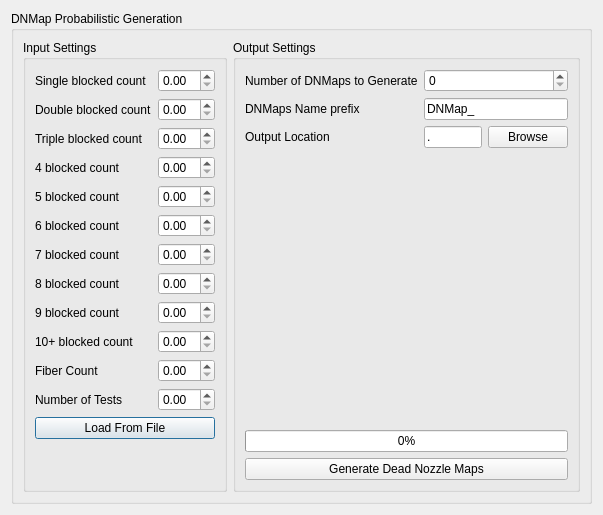
<?xml version="1.0" encoding="UTF-8"?>
<ui version="4.0">
 <class>DNMapGeneratorDialog</class>
 <widget class="QDialog" name="DNMapGeneratorDialog">
  <property name="geometry">
   <rect>
    <x>0</x>
    <y>0</y>
    <width>603</width>
    <height>515</height>
   </rect>
  </property>
  <property name="sizePolicy">
   <sizepolicy hsizetype="Maximum" vsizetype="Maximum">
    <horstretch>0</horstretch>
    <verstretch>0</verstretch>
   </sizepolicy>
  </property>
  <property name="maximumSize">
   <size>
    <width>603</width>
    <height>515</height>
   </size>
  </property>
  <property name="windowTitle">
   <string>Probabilistic DNMap Generation</string>
  </property>
  <property name="sizeGripEnabled">
   <bool>false</bool>
  </property>
  <layout class="QVBoxLayout" name="verticalLayout">
   <item>
    <widget class="QGroupBox" name="groupBox">
     <property name="title">
      <string>DNMap Probabilistic Generation</string>
     </property>
     <layout class="QHBoxLayout" name="horizontalLayout_2">
      <item>
       <layout class="QHBoxLayout" name="horizontalLayout">
        <item>
         <widget class="QGroupBox" name="groupBox_2">
          <property name="title">
           <string>Input Settings</string>
          </property>
          <layout class="QVBoxLayout" name="verticalLayout_3">
           <item>
            <layout class="QGridLayout" name="gridLayout">
             <item row="0" column="2">
              <widget class="QDoubleSpinBox" name="_blockedCount1"/>
             </item>
             <item row="1" column="1">
              <widget class="QLabel" name="label_2">
               <property name="text">
                <string>Double blocked count</string>
               </property>
              </widget>
             </item>
             <item row="2" column="1">
              <widget class="QLabel" name="label_3">
               <property name="text">
                <string>Triple blocked count</string>
               </property>
              </widget>
             </item>
             <item row="3" column="1">
              <widget class="QLabel" name="label_4">
               <property name="text">
                <string>4 blocked count</string>
               </property>
              </widget>
             </item>
             <item row="1" column="2">
              <widget class="QDoubleSpinBox" name="_blockedCount2"/>
             </item>
             <item row="2" column="2">
              <widget class="QDoubleSpinBox" name="_blockedCount3"/>
             </item>
             <item row="3" column="2">
              <widget class="QDoubleSpinBox" name="_blockedCount4"/>
             </item>
             <item row="4" column="2">
              <widget class="QDoubleSpinBox" name="_blockedCount5"/>
             </item>
             <item row="5" column="2">
              <widget class="QDoubleSpinBox" name="_blockedCount6"/>
             </item>
             <item row="0" column="1">
              <widget class="QLabel" name="label">
               <property name="text">
                <string>Single blocked count</string>
               </property>
              </widget>
             </item>
             <item row="5" column="1">
              <widget class="QLabel" name="label_6">
               <property name="text">
                <string>6 blocked count</string>
               </property>
              </widget>
             </item>
             <item row="4" column="1">
              <widget class="QLabel" name="label_5">
               <property name="text">
                <string>5 blocked count</string>
               </property>
              </widget>
             </item>
             <item row="6" column="1">
              <widget class="QLabel" name="label_13">
               <property name="text">
                <string>7 blocked count</string>
               </property>
              </widget>
             </item>
             <item row="7" column="1">
              <widget class="QLabel" name="label_14">
               <property name="text">
                <string>8 blocked count</string>
               </property>
              </widget>
             </item>
             <item row="8" column="1">
              <widget class="QLabel" name="label_23">
               <property name="text">
                <string>9 blocked count</string>
               </property>
              </widget>
             </item>
             <item row="9" column="1">
              <widget class="QLabel" name="label_24">
               <property name="text">
                <string>10+ blocked count</string>
               </property>
              </widget>
             </item>
             <item row="11" column="1">
              <widget class="QLabel" name="label_25">
               <property name="text">
                <string>Number of Tests</string>
               </property>
              </widget>
             </item>
             <item row="6" column="2">
              <widget class="QDoubleSpinBox" name="_blockedCount7"/>
             </item>
             <item row="7" column="2">
              <widget class="QDoubleSpinBox" name="_blockedCount8"/>
             </item>
             <item row="8" column="2">
              <widget class="QDoubleSpinBox" name="_blockedCount9"/>
             </item>
             <item row="9" column="2">
              <widget class="QDoubleSpinBox" name="_blockedCount10"/>
             </item>
             <item row="11" column="2">
              <widget class="QDoubleSpinBox" name="numTests"/>
             </item>
             <item row="10" column="1">
              <widget class="QLabel" name="label_10">
               <property name="text">
                <string>Fiber Count</string>
               </property>
              </widget>
             </item>
             <item row="10" column="2">
              <widget class="QDoubleSpinBox" name="_fiberCount"/>
             </item>
            </layout>
           </item>
           <item>
            <widget class="QPushButton" name="pushButton_2">
             <property name="toolTip">
              <string>&lt;!DOCTYPE HTML PUBLIC &quot;-//W3C//DTD HTML 4.0//EN&quot; &quot;http://www.w3.org/TR/REC-html40/strict.dtd&quot;&gt;
&lt;html&gt;&lt;head&gt;&lt;meta name=&quot;qrichtext&quot; content=&quot;1&quot; /&gt;&lt;style type=&quot;text/css&quot;&gt;
p, li { white-space: pre-wrap; }
&lt;/style&gt;&lt;/head&gt;&lt;body style=&quot; font-family:'MS Shell Dlg 2'; font-size:8.25pt; font-weight:400; font-style:normal;&quot;&gt;
&lt;p style=&quot; margin-top:0px; margin-bottom:0px; margin-left:0px; margin-right:0px; -qt-block-indent:0; text-indent:0px;&quot;&gt;&lt;span style=&quot; font-size:8pt;&quot;&gt;The file should contain only one line that contains the counts seperated by space.&lt;/span&gt;&lt;/p&gt;&lt;/body&gt;&lt;/html&gt;</string>
             </property>
             <property name="text">
              <string>Load From File</string>
             </property>
            </widget>
           </item>
           <item>
            <spacer name="verticalSpacer">
             <property name="orientation">
              <enum>Qt::Vertical</enum>
             </property>
             <property name="sizeHint" stdset="0">
              <size>
               <width>20</width>
               <height>40</height>
              </size>
             </property>
            </spacer>
           </item>
          </layout>
         </widget>
        </item>
       </layout>
      </item>
      <item>
       <widget class="QGroupBox" name="groupBox_3">
        <property name="title">
         <string>Output Settings</string>
        </property>
        <layout class="QVBoxLayout" name="verticalLayout_2">
         <item>
          <layout class="QGridLayout" name="gridLayout_2">
           <item row="0" column="0">
            <widget class="QLabel" name="label_7">
             <property name="text">
              <string>Number of DNMaps to Generate</string>
             </property>
            </widget>
           </item>
           <item row="0" column="1" colspan="2">
            <widget class="QSpinBox" name="numDNMaps"/>
           </item>
           <item row="2" column="0">
            <widget class="QLabel" name="label_8">
             <property name="text">
              <string>Output Location</string>
             </property>
            </widget>
           </item>
           <item row="2" column="1">
            <widget class="QLineEdit" name="dnMapLocation">
             <property name="enabled">
              <bool>true</bool>
             </property>
             <property name="text">
              <string>.</string>
             </property>
            </widget>
           </item>
           <item row="2" column="2">
            <widget class="QPushButton" name="browseButton">
             <property name="text">
              <string>Browse</string>
             </property>
            </widget>
           </item>
           <item row="1" column="0">
            <widget class="QLabel" name="label_9">
             <property name="toolTip">
              <string>This prefix will be followed by a 3-digit id and .cvs</string>
             </property>
             <property name="text">
              <string>DNMaps Name prefix</string>
             </property>
            </widget>
           </item>
           <item row="1" column="1" colspan="2">
            <widget class="QLineEdit" name="namePrefix">
             <property name="text">
              <string>DNMap_</string>
             </property>
            </widget>
           </item>
          </layout>
         </item>
         <item>
          <spacer name="verticalSpacer_2">
           <property name="orientation">
            <enum>Qt::Vertical</enum>
           </property>
           <property name="sizeHint" stdset="0">
            <size>
             <width>20</width>
             <height>40</height>
            </size>
           </property>
          </spacer>
         </item>
         <item>
          <widget class="QProgressBar" name="progressBar">
           <property name="value">
            <number>0</number>
           </property>
          </widget>
         </item>
         <item>
          <widget class="QPushButton" name="pushButton_3">
           <property name="text">
            <string>Generate Dead Nozzle Maps</string>
           </property>
          </widget>
         </item>
        </layout>
       </widget>
      </item>
     </layout>
    </widget>
   </item>
  </layout>
 </widget>
 <resources/>
 <connections>
  <connection>
   <sender>browseButton</sender>
   <signal>clicked()</signal>
   <receiver>DNMapGeneratorDialog</receiver>
   <slot>selectOutputLocation()</slot>
   <hints>
    <hint type="sourcelabel">
     <x>537</x>
     <y>123</y>
    </hint>
    <hint type="destinationlabel">
     <x>593</x>
     <y>97</y>
    </hint>
   </hints>
  </connection>
  <connection>
   <sender>pushButton_2</sender>
   <signal>clicked()</signal>
   <receiver>DNMapGeneratorDialog</receiver>
   <slot>loadDataFromFile()</slot>
   <hints>
    <hint type="sourcelabel">
     <x>66</x>
     <y>386</y>
    </hint>
    <hint type="destinationlabel">
     <x>2</x>
     <y>356</y>
    </hint>
   </hints>
  </connection>
  <connection>
   <sender>pushButton_3</sender>
   <signal>clicked()</signal>
   <receiver>DNMapGeneratorDialog</receiver>
   <slot>generateMaps()</slot>
   <hints>
    <hint type="sourcelabel">
     <x>460</x>
     <y>426</y>
    </hint>
    <hint type="destinationlabel">
     <x>596</x>
     <y>412</y>
    </hint>
   </hints>
  </connection>
 </connections>
 <slots>
  <slot>selectOutputLocation()</slot>
  <slot>loadDataFromFile()</slot>
  <slot>generateMaps()</slot>
 </slots>
</ui>
